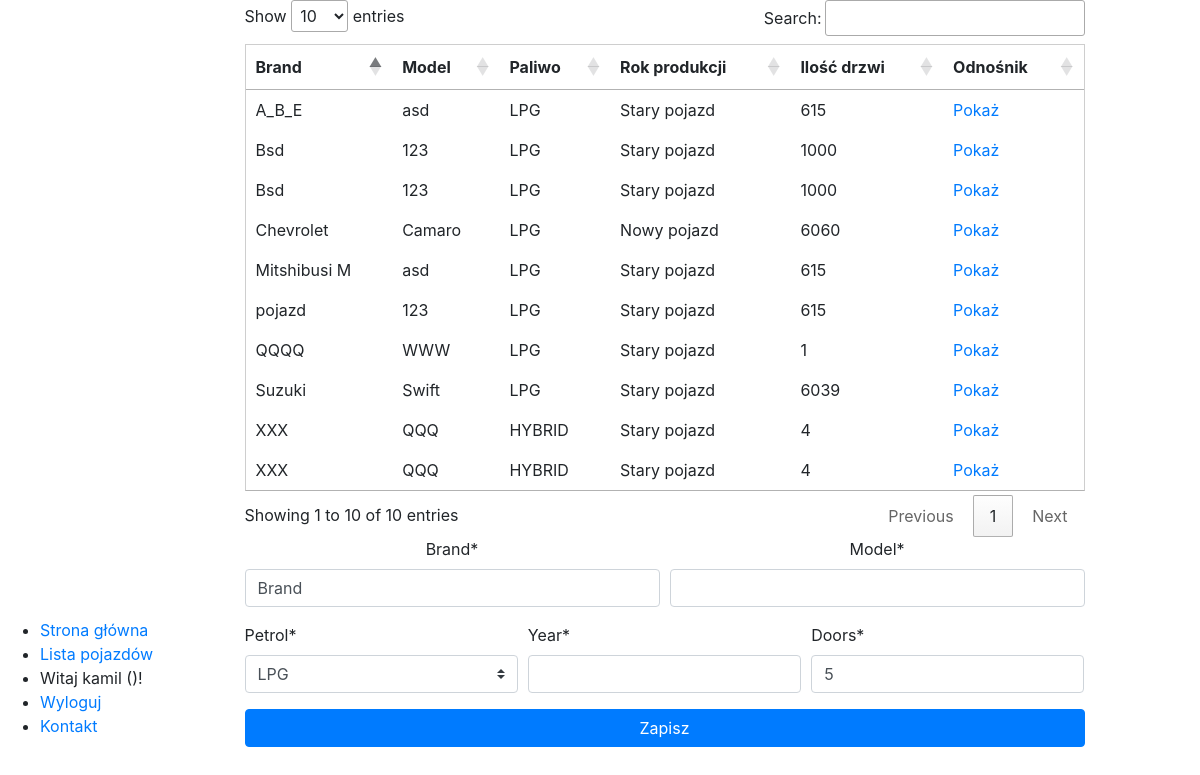
The app's page /fleet/ (signed in), older data.
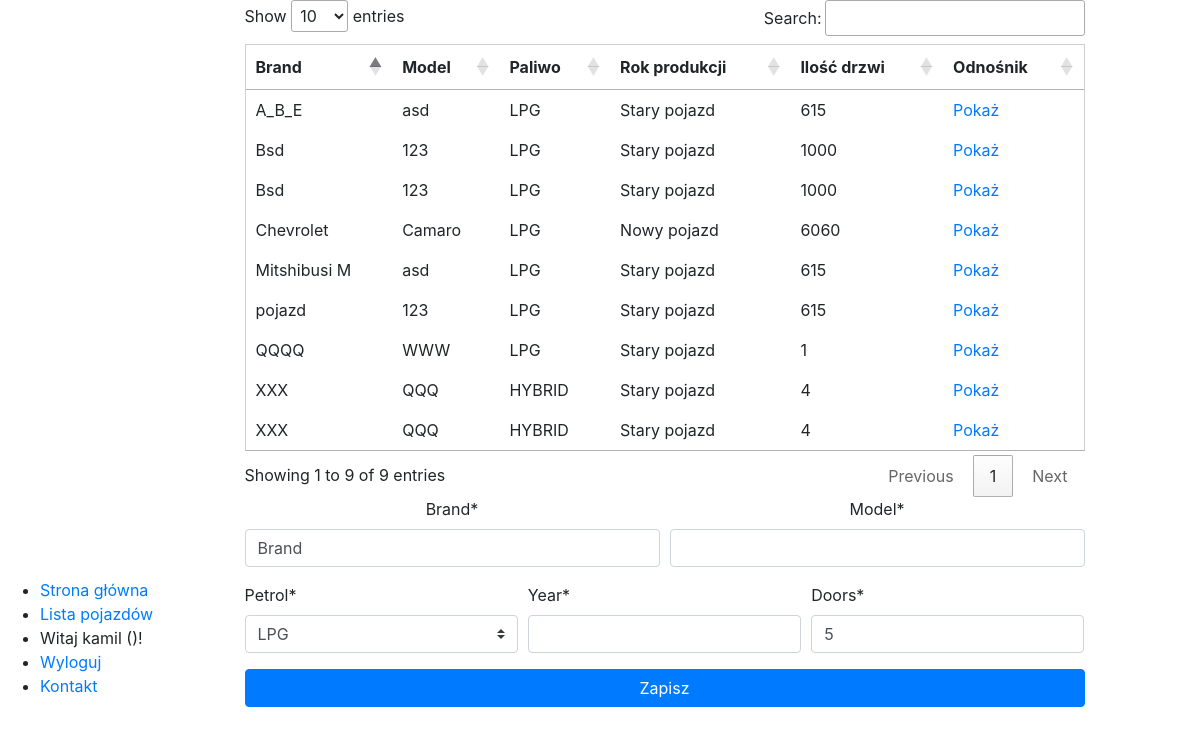
The same page, newer data.
### fleet/models.py (models this page shows, shortened)
class Car(DeletableModel):
    brand = models.CharField(max_length=12, default="Brand", validators=[first_brand_letter_uppercase])
    petrol = models.IntegerField(choices=PETROL_CHOISES, default=1)
    model = models.CharField(max_length=32)
    year = models.IntegerField()
    doors = models.IntegerField(default=5)
    class Meta:
        verbose_name = "Pojazd"
        verbose_name_plural = "Pojazdy"
        permissions = [
            ('rent_car', 'Access to renting car')
        ]

### fleet/views.py (the view, shortened to what this page needs)
# urls.py: path('', WidokFormularza.as_view(), name="fleet_list")
class WidokFormularza(LoginRequiredMixin, View):
    login_url = "/authentication/login"
    def get(self, request):
        form = ModelCarForm()
        return self.render_view(request, form)
    def render_view(self, request, form):
        cars = Car.objects.all()
        return render(request, "fleet/lista.html", {
            "elements": cars,
            "formularz": form
        })

### fleet/forms.py
class ModelCarForm(forms.ModelForm):
    def __init__(self, *args, **kwargs):
        super(ModelCarForm, self).__init__(*args, **kwargs)
        self.helper = FormHelper(self)
        self.helper.layout = Layout(
            Row(
                Column('brand', css_class='form-group col-md-6 mb-0'),
                Column('model', css_class='form-group col-md-6 mb-0'),
                css_class='form-row text-center'
            ),
            Row(
                Column('petrol', css_class='form-group col-md-4 mb-0'),
                Column('year', css_class='form-group col-md-4 mb-0'),
                Column('doors', css_class='form-group col-md-4 mb-0')
            ),
            Submit('submit', 'Zapisz', css_class='col-md-12')
        )
    class Meta:
        model = Car
        fields = '__all__'

### core/DeletableModel.py (called while the page is built)
    def get_queryset(self):
        return super(DeletableQueryManager, self).get_queryset().filter(is_deleted=False)

### fleet/templatetags/fleet_tags.py (called while the page is built)
@register.filter(name="brand_new_car")
def brand_new_car(value):
    if value > 2015:
        return "Nowy pojazd"
    else:
        return "Stary pojazd"

@register.simple_tag
def mult(a, b):
    return a * b

@register.filter(name="petrol_name")
def petrol_name(value):
    return PETROL_CHOISES[value - 1][1]

### templates/fleet/lista.html (shortened to what this page needs)
{% extends "core/template.html" %}
{% load fleet_tags %}
{% load static %}
{% block content %}
    <table id="tabela">
        <thead>
            <tr>
                <th>
                    Brand
                </th>
                <th>
                    Model
                </th>
                <th>
                    Paliwo
                </th>
                <th>
                    Rok produkcji
                </th>
                <th>
                    Ilość drzwi
                </th>
                <th>
                    Odnośnik
                </th>
            </tr>
        </thead>
        <tbody>
            {% for element in elements %}
                <tr>
                    <td>{{element.brand}}</td>
                    <td>{{element.model}}</td>
                    <td>{{element.petrol | petrol_name}}</td>
                    <td>{{element.year | brand_new_car}}</td>
                    <td>
                        {% mult element.year element.doors as result %}
                        {{ result }}
                    </td>
                    <td>
                        <a href="">Pokaż</a>
                    </td>
                </tr>
            {% endfor %}
        </tbody>
    </table>
    {% include "core/form_horizontal.html" with form=formularz %}
{% endblock %}

### templates/core/template.html (shortened to what this page needs)
{% load static %}
<!DOCTYPE HTML>
<html>
<head>
    <link rel="stylesheet" type="text/css" href="{% static 'css/style.css' %}"/>
    <link rel="stylesheet" type="text/css" href="//cdn.datatables.net/1.10.21/css/jquery.dataTables.min.css"/>
    <link rel="stylesheet" href="https://stackpath.bootstrapcdn.com/bootstrap/4.5.0/css/bootstrap.min.css">
</head>
<body>
    <div class="menu">
        {% include "core/menu.html" %}
    </div>
    <div class="content">
        {% block content %}Tutaj powinien znaleźć się content{% endblock %}
    </div>
</body>
</html>

### templates/core/menu.html (shortened to what this page needs)
<ul>
    <li>
        <a href="">Strona główna</a>
    </li>
    <li>
        <a href="{% url 'fleet_list' %}">Lista pojazdów</a>
    </li>
    {% if request.user.is_authenticated %}
        <li>
            Witaj {{ request.user.username }} ({{ request.user.employee.location }})!
        </li>
        <li>
            <a href="{% url 'auth_logout_view' %}">Wyloguj</a>
        </li>
    {% endif %}
    <li>
        <a href="">Kontakt</a>
    </li>
</ul>

### templates/core/form_horizontal.html
{% load crispy_forms_tags %}
{% crispy form %}

### static/css/style.css (style rules this page uses)
html, body { background: #f0f0f0; height: 100%; margin: 0; padding: 0; font-family: "Arial"; }
table { border: 1px solid #cecece; background: #ffffff; width: 90%; margin-left: 5%; }
.menu { display: inline-block; width: 20%; }
.content { display: inline-block; width: 70%; }

Row changes from the older to the newer data that the page shows:
no longer on this page (row edited): Car: brand "Suzuki", model "Swift", petrol|petrol_name "LPG", year|brand_new_car "Stary pojazd", result "6039"
Text that changed along with them:
text written by a page script: "Show entries Search: Showing 1 to 10 of 10 entries Previous 1 Next" → "Show entries Search: Showing 1 to 9 of 9 entries Previous 1 Next"
